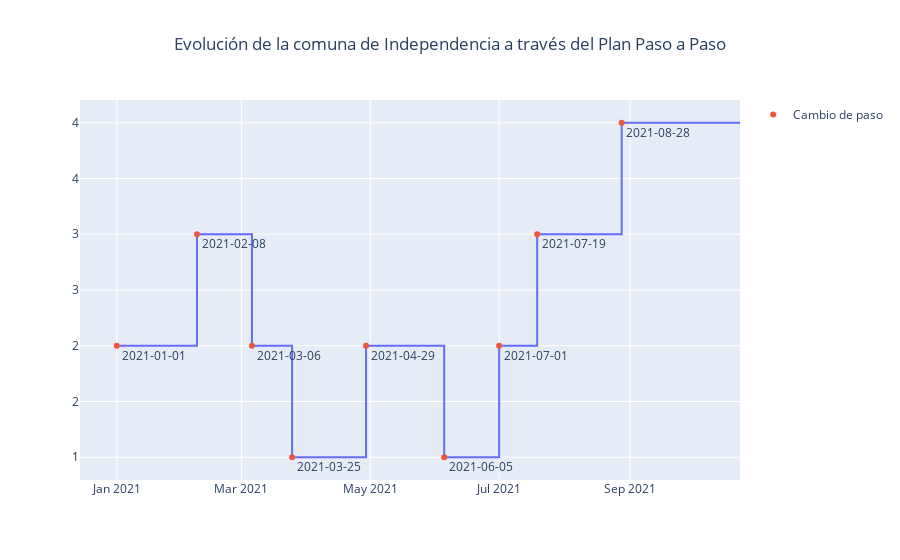

Source (notebook cell):
### Markdown cell above
El siguiente gráfico es de Plotly y puede requerir ser ejecutado de forma local o en un ambiente que lo soporte (no GitHub).

### Code cell
fig = go.Figure()
fig.add_trace(go.Scatter(x=df_ind2['Fecha'], y=df_ind2['Paso'], line_shape='hv', showlegend=False))
fig.add_trace(go.Scatter(x=df_fechas['Fecha'], y=df_fechas['Paso'], mode='markers+text', text=df_fechas['Fecha'], textposition="bottom right", name="Cambio de paso"))
#fig.update_traces(textposition="bottom right")
fig.update_layout(title={'text':"Evolución de la comuna de Independencia a través del Plan Paso a Paso",'xanchor':'center', 'x':0.5},yaxis_tickformat=',d')
fig.show()

### Figure 1 — Plotly figure (JSON) as saved in the notebook; plotly's stock layout.template omitted (floating-point values rounded to 4 significant figures; data arrays with more than 128 entries replaced by an {"elided": "..."} marker saying what was removed)
{"data": [{"line": {"shape": "hv"}, "showlegend": false, "type": "scatter", "x": {"elided": "296 str values"}, "y": {"elided": "296 int values"}}, {"mode": "markers+text", "name": "Cambio de paso", "text": ["2021-01-01", "2021-02-08", "2021-03-06", "2021-03-25", "2021-04-29", "2021-06-05", "2021-07-01", "2021-07-19", "2021-08-28"], "textposition": "bottom right", "type": "scatter", "x": ["2021-01-01", "2021-02-08", "2021-03-06", "2021-03-25", "2021-04-29", "2021-06-05", "2021-07-01", "2021-07-19", "2021-08-28"], "y": [2, 3, 2, 1, 2, 1, 2, 3, 4]}], "layout": {"title": {"text": "Evolución de la comuna de Independencia a través del Plan Paso a Paso", "x": 0.5, "xanchor": "center"}, "yaxis": {"tickformat": ",d"}}}
